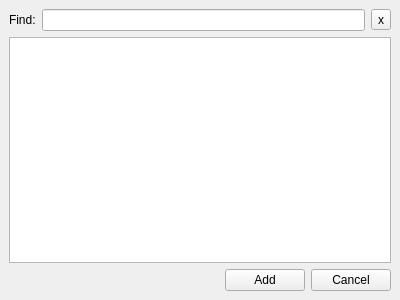
<ui version="4.0" >
 <class>OperatorsDialog</class>
 <widget class="QDialog" name="OperatorsDialog" >
  <property name="geometry" >
   <rect>
    <x>0</x>
    <y>0</y>
    <width>400</width>
    <height>300</height>
   </rect>
  </property>
  <property name="windowTitle" >
   <string>Operators:</string>
  </property>
  <property name="windowIcon" >
   <iconset resource="../icons/resources.qrc" >:/32/user.png</iconset>
  </property>
  <layout class="QGridLayout" >
   <property name="margin" >
    <number>9</number>
   </property>
   <property name="spacing" >
    <number>6</number>
   </property>
   <item row="0" column="0" >
    <layout class="QGridLayout" >
     <property name="margin" >
      <number>0</number>
     </property>
     <property name="spacing" >
      <number>6</number>
     </property>
     <item row="0" column="0" >
      <layout class="QHBoxLayout" >
       <property name="margin" >
        <number>0</number>
       </property>
       <property name="spacing" >
        <number>6</number>
       </property>
       <item>
        <widget class="QLabel" name="label" >
         <property name="text" >
          <string>Find:</string>
         </property>
        </widget>
       </item>
       <item>
        <widget class="QLineEdit" name="findlineEdit" />
       </item>
       <item>
        <widget class="QToolButton" name="toolButton" >
         <property name="text" >
          <string>x</string>
         </property>
        </widget>
       </item>
      </layout>
     </item>
     <item row="2" column="0" >
      <layout class="QHBoxLayout" >
       <property name="margin" >
        <number>0</number>
       </property>
       <property name="spacing" >
        <number>6</number>
       </property>
       <item>
        <spacer>
         <property name="orientation" >
          <enum>Qt::Horizontal</enum>
         </property>
         <property name="sizeHint" >
          <size>
           <width>40</width>
           <height>20</height>
          </size>
         </property>
        </spacer>
       </item>
       <item>
        <widget class="QPushButton" name="addpushButton" >
         <property name="text" >
          <string>Add</string>
         </property>
         <property name="autoDefault" >
          <bool>false</bool>
         </property>
        </widget>
       </item>
       <item>
        <widget class="QPushButton" name="cancelpushButton" >
         <property name="text" >
          <string>Cancel</string>
         </property>
         <property name="autoDefault" >
          <bool>false</bool>
         </property>
        </widget>
       </item>
      </layout>
     </item>
     <item row="1" column="0" >
      <widget class="QTableView" name="tableView" >
       <property name="selectionMode" >
        <enum>QAbstractItemView::SingleSelection</enum>
       </property>
       <property name="selectionBehavior" >
        <enum>QAbstractItemView::SelectRows</enum>
       </property>
      </widget>
     </item>
    </layout>
   </item>
  </layout>
 </widget>
 <tabstops>
  <tabstop>findlineEdit</tabstop>
  <tabstop>toolButton</tabstop>
  <tabstop>addpushButton</tabstop>
  <tabstop>cancelpushButton</tabstop>
 </tabstops>
 <resources>
  <include location="../icons/resources.qrc" />
 </resources>
 <connections>
  <connection>
   <sender>toolButton</sender>
   <signal>clicked()</signal>
   <receiver>findlineEdit</receiver>
   <slot>clear()</slot>
   <hints>
    <hint type="sourcelabel" >
     <x>165</x>
     <y>21</y>
    </hint>
    <hint type="destinationlabel" >
     <x>119</x>
     <y>22</y>
    </hint>
   </hints>
  </connection>
  <connection>
   <sender>cancelpushButton</sender>
   <signal>clicked()</signal>
   <receiver>OperatorsDialog</receiver>
   <slot>reject()</slot>
   <hints>
    <hint type="sourcelabel" >
     <x>194</x>
     <y>299</y>
    </hint>
    <hint type="destinationlabel" >
     <x>247</x>
     <y>308</y>
    </hint>
   </hints>
  </connection>
 </connections>
</ui>
